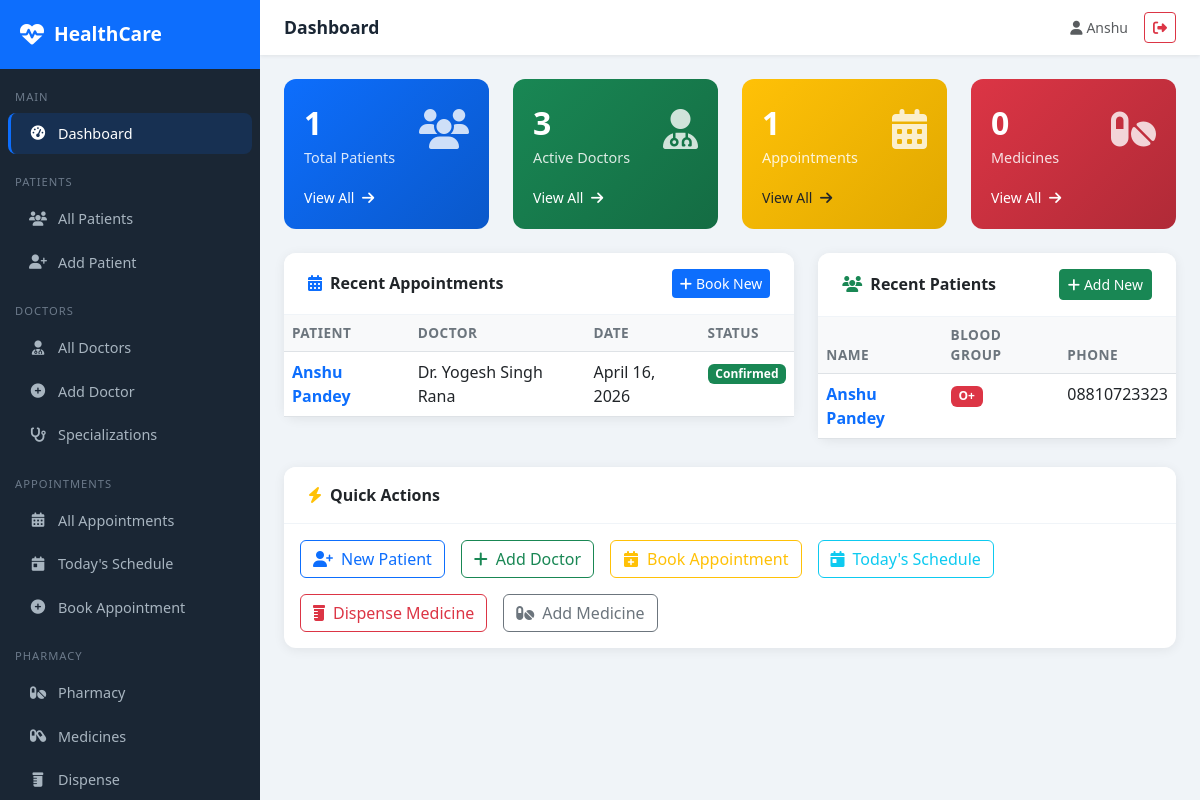
The app's page /dashboard/ (signed in) with its own data.
### appointments/models.py (models this page shows, shortened)
class Appointment(models.Model):
    STATUS_CHOICES = [
        ('scheduled', 'Scheduled'),
        ('confirmed', 'Confirmed'),
        ('completed', 'Completed'),
        ('cancelled', 'Cancelled'),
        ('no_show', 'No Show'),
    ]
    TYPE_CHOICES = [
        ('consultation', 'Consultation'),
        ('follow_up', 'Follow Up'),
        ('emergency', 'Emergency'),
        ('routine_checkup', 'Routine Checkup'),
        ('lab_test', 'Lab Test'),
        ('surgery', 'Surgery'),
    ]
    patient = models.ForeignKey(Patient, on_delete=models.CASCADE, related_name='appointments')
    doctor = models.ForeignKey(Doctor, on_delete=models.CASCADE, related_name='appointments')
    appointment_date = models.DateField()
    appointment_time = models.TimeField()
    appointment_type = models.CharField(max_length=30, choices=TYPE_CHOICES, default='consultation')
    status = models.CharField(max_length=20, choices=STATUS_CHOICES, default='scheduled')
    reason = models.TextField(blank=True)
    notes = models.TextField(blank=True)
    follow_up_date = models.DateField(null=True, blank=True)
    created_at = models.DateTimeField(auto_now_add=True)
    updated_at = models.DateTimeField(auto_now=True)
    class Meta:
        ordering = ['-appointment_date', '-appointment_time']

### patients/models.py (models this page shows, shortened)
class Patient(models.Model):
    BLOOD_GROUP_CHOICES = [
        ('A+', 'A+'), ('A-', 'A-'), ('B+', 'B+'), ('B-', 'B-'),
        ('O+', 'O+'), ('O-', 'O-'), ('AB+', 'AB+'), ('AB-', 'AB-'),
    ]
    GENDER_CHOICES = [('M', 'Male'), ('F', 'Female'), ('O', 'Other')]
    user = models.OneToOneField(User, on_delete=models.SET_NULL, null=True, blank=True)
    first_name = models.CharField(max_length=100)
    last_name = models.CharField(max_length=100)
    date_of_birth = models.DateField()
    gender = models.CharField(max_length=1, choices=GENDER_CHOICES)
    blood_group = models.CharField(max_length=3, choices=BLOOD_GROUP_CHOICES, blank=True)
    phone = models.CharField(max_length=15)
    email = models.EmailField(blank=True)
    address = models.TextField()
    emergency_contact_name = models.CharField(max_length=100, blank=True)
    emergency_contact_phone = models.CharField(max_length=15, blank=True)
    allergies = models.TextField(blank=True, help_text="List known allergies")
    chronic_conditions = models.TextField(blank=True)
    insurance_provider = models.CharField(max_length=100, blank=True)
    insurance_id = models.CharField(max_length=50, blank=True)
    created_at = models.DateTimeField(auto_now_add=True)
    updated_at = models.DateTimeField(auto_now=True)
    def __str__(self):
        return f"{self.first_name} {self.last_name}"

### doctors/models.py (models this page shows, shortened)
class Doctor(models.Model):
    user = models.OneToOneField(User, on_delete=models.SET_NULL, null=True, blank=True)
    first_name = models.CharField(max_length=100)
    last_name = models.CharField(max_length=100)
    specialization = models.ForeignKey(Specialization, on_delete=models.SET_NULL, null=True)
    qualification = models.CharField(max_length=200)
    experience_years = models.IntegerField(default=0)
    phone = models.CharField(max_length=15)
    email = models.EmailField()
    license_number = models.CharField(max_length=50, unique=True)
    consultation_fee = models.DecimalField(max_digits=8, decimal_places=2, default=0)
    available_days = models.CharField(max_length=100, blank=True, help_text="e.g. Mon,Tue,Wed")
    available_time_start = models.TimeField(null=True, blank=True)
    available_time_end = models.TimeField(null=True, blank=True)
    bio = models.TextField(blank=True)
    is_active = models.BooleanField(default=True)
    created_at = models.DateTimeField(auto_now_add=True)
    def __str__(self):
        return f"Dr. {self.first_name} {self.last_name}"

### accounts/views.py (the view)
# urls.py: path('dashboard/', views.dashboard, name='dashboard'),
@login_required
def dashboard(request):
    context = {
        'total_patients': Patient.objects.count(),
        'total_doctors': Doctor.objects.count(),
        'total_appointments': Appointment.objects.count(),
        'total_medicines': Medicine.objects.count(),
        'recent_appointments': Appointment.objects.order_by('-created_at')[:5],
        'recent_patients': Patient.objects.order_by('-created_at')[:5],
    }
    return render(request, 'base/dashboard.html', context)

### templates/base/dashboard.html (shortened to what this page needs)
{% extends 'base/base.html' %}
{% block page_title %}Dashboard{% endblock %}
{% block content %}
<div class="row g-4 mb-4">
    <div class="col-md-3">
        <div class="stat-card" style="background:linear-gradient(135deg,#0d6efd,#0a58ca)">
            <div class="d-flex justify-content-between align-items-start">
                <div>
                    <div class="stat-value">{{ total_patients }}</div>
                    <div class="stat-label">Total Patients</div>
                </div>
                <div class="stat-icon"><i class="fas fa-users"></i></div>
            </div>
            <div class="mt-3"><a href="{% url 'patient_list' %}" class="text-white text-decoration-none small">View All <i class="fas fa-arrow-right ms-1"></i></a></div>
        </div>
    </div>
    <div class="col-md-3">
        <div class="stat-card" style="background:linear-gradient(135deg,#198754,#146c43)">
            <div class="d-flex justify-content-between align-items-start">
                <div>
                    <div class="stat-value">{{ total_doctors }}</div>
                    <div class="stat-label">Active Doctors</div>
                </div>
                <div class="stat-icon"><i class="fas fa-user-md"></i></div>
            </div>
            <div class="mt-3"><a href="{% url 'doctor_list' %}" class="text-white text-decoration-none small">View All <i class="fas fa-arrow-right ms-1"></i></a></div>
        </div>
    </div>
    <div class="col-md-3">
        <div class="stat-card" style="background:linear-gradient(135deg,#ffc107,#e0a800)">
            <div class="d-flex justify-content-between align-items-start">
                <div>
                    <div class="stat-value">{{ total_appointments }}</div>
                    <div class="stat-label">Appointments</div>
                </div>
                <div class="stat-icon"><i class="fas fa-calendar-alt"></i></div>
            </div>
            <div class="mt-3"><a href="{% url 'appointment_list' %}" class="text-dark text-decoration-none small">View All <i class="fas fa-arrow-right ms-1"></i></a></div>
        </div>
    </div>
    <div class="col-md-3">
        <div class="stat-card" style="background:linear-gradient(135deg,#dc3545,#b02a37)">
            <div class="d-flex justify-content-between align-items-start">
                <div>
                    <div class="stat-value">{{ total_medicines }}</div>
                    <div class="stat-label">Medicines</div>
                </div>
                <div class="stat-icon"><i class="fas fa-pills"></i></div>
            </div>
            <div class="mt-3"><a href="{% url 'medicine_list' %}" class="text-white text-decoration-none small">View All <i class="fas fa-arrow-right ms-1"></i></a></div>
        </div>
    </div>
</div>
<div class="row g-4">
    <div class="col-md-7">
        <div class="card">
            <div class="card-header d-flex justify-content-between align-items-center py-3 px-4">
                <span><i class="fas fa-calendar-alt text-primary me-2"></i>Recent Appointments</span>
                <a href="{% url 'appointment_create' %}" class="btn btn-sm btn-primary"><i class="fas fa-plus me-1"></i>Book New</a>
            </div>
            <div class="card-body p-0">
                <div class="table-responsive">
                    <table class="table table-hover mb-0">
                        <thead><tr><th>Patient</th><th>Doctor</th><th>Date</th><th>Status</th></tr></thead>
                        <tbody>
                        {% for appt in recent_appointments %}
                        <tr>
                            <td><a href="{% url 'appointment_detail' appt.pk %}" class="text-decoration-none fw-semibold">{{ appt.patient }}</a></td>
                            <td>{{ appt.doctor }}</td>
                            <td>{{ appt.appointment_date }}</td>
                            <td><span class="badge badge-status-{{ appt.status }}">{{ appt.get_status_display }}</span></td>
                        </tr>
                        {% empty %}
                        <tr><td colspan="4" class="text-center text-muted py-4">No appointments yet.</td></tr>
                        {% endfor %}
                        </tbody>
                    </table>
                </div>
            </div>
        </div>
    </div>
    <div class="col-md-5">
        <div class="card">
            <div class="card-header d-flex justify-content-between align-items-center py-3 px-4">
                <span><i class="fas fa-users text-success me-2"></i>Recent Patients</span>
                <a href="{% url 'patient_create' %}" class="btn btn-sm btn-success"><i class="fas fa-plus me-1"></i>Add New</a>
            </div>
            <div class="card-body p-0">
                <div class="table-responsive">
                    <table class="table table-hover mb-0">
                        <thead><tr><th>Name</th><th>Blood Group</th><th>Phone</th></tr></thead>
                        <tbody>
                        {% for p in recent_patients %}
                        <tr>
                            <td><a href="{% url 'patient_detail' p.pk %}" class="text-decoration-none fw-semibold">{{ p }}</a></td>
                            <td><span class="badge bg-danger">{{ p.blood_group|default:"N/A" }}</span></td>
                            <td>{{ p.phone }}</td>
                        </tr>
                        {% empty %}
                        <tr><td colspan="3" class="text-center text-muted py-4">No patients yet.</td></tr>
                        {% endfor %}
                        </tbody>
                    </table>
                </div>
            </div>
        </div>
    </div>
</div>
<div class="row g-4 mt-1">
    <div class="col-md-12">
        <div class="card">
            <div class="card-header py-3 px-4"><i class="fas fa-bolt text-warning me-2"></i>Quick Actions</div>
            <div class="card-body">
                <div class="d-flex flex-wrap gap-3">
                    <a href="{% url 'patient_create' %}" class="btn btn-outline-primary"><i class="fas fa-user-plus me-2"></i>New Patient</a>
                    <a href="{% url 'doctor_create' %}" class="btn btn-outline-success"><i class="fas fa-plus me-2"></i>Add Doctor</a>
                    <a href="{% url 'appointment_create' %}" class="btn btn-outline-warning"><i class="fas fa-calendar-plus me-2"></i>Book Appointment</a>
                    <a href="{% url 'today_appointments' %}" class="btn btn-outline-info"><i class="fas fa-calendar-day me-2"></i>Today's Schedule</a>
                    <a href="{% url 'dispense_medicine' %}" class="btn btn-outline-danger"><i class="fas fa-prescription-bottle me-2"></i>Dispense Medicine</a>
                    <a href="{% url 'medicine_create' %}" class="btn btn-outline-secondary"><i class="fas fa-pills me-2"></i>Add Medicine</a>
                </div>
            </div>
        </div>
    </div>
</div>
{% endblock %}

### templates/base/base.html (shortened to what this page needs)
{% load static %}
<!DOCTYPE html>
<html lang="en">
<head>
    <link href="https://cdn.jsdelivr.net/npm/bootstrap@5.3.0/dist/css/bootstrap.min.css" rel="stylesheet">
    <link href="https://cdnjs.cloudflare.com/ajax/libs/font-awesome/6.4.0/css/all.min.css" rel="stylesheet">
    <link rel="stylesheet" href="{% static 'css/custom.css' %}">
</head>
<body>
{% if user.is_authenticated %}
<div class="sidebar">
    <div class="sidebar-brand">
        <i class="fas fa-heartbeat"></i>
        <span>HealthCare</span>
    </div>
    <nav class="mt-2">
        <div class="nav-section">Main</div>
        <a href="{% url 'dashboard' %}" class="nav-link {% if request.resolver_match.url_name == 'dashboard' %}active{% endif %}">
            <i class="fas fa-tachometer-alt"></i> Dashboard
        </a>
        <div class="nav-section">Patients</div>
        <a href="{% url 'patient_list' %}" class="nav-link {% if 'patient' in request.resolver_match.url_name %}active{% endif %}">
            <i class="fas fa-users"></i> All Patients
        </a>
        <a href="{% url 'patient_create' %}" class="nav-link">
            <i class="fas fa-user-plus"></i> Add Patient
        </a>
        <div class="nav-section">Doctors</div>
        <a href="{% url 'doctor_list' %}" class="nav-link {% if 'doctor' in request.resolver_match.url_name %}active{% endif %}">
            <i class="fas fa-user-md"></i> All Doctors
        </a>
        <a href="{% url 'doctor_create' %}" class="nav-link">
            <i class="fas fa-plus-circle"></i> Add Doctor
        </a>
        <a href="{% url 'specialization_list' %}" class="nav-link">
            <i class="fas fa-stethoscope"></i> Specializations
        </a>
        <div class="nav-section">Appointments</div>
        <a href="{% url 'appointment_list' %}" class="nav-link {% if 'appointment' in request.resolver_match.url_name %}active{% endif %}">
            <i class="fas fa-calendar-alt"></i> All Appointments
        </a>
        <a href="{% url 'today_appointments' %}" class="nav-link">
            <i class="fas fa-calendar-day"></i> Today's Schedule
        </a>
        <a href="{% url 'appointment_create' %}" class="nav-link">
            <i class="fas fa-plus-circle"></i> Book Appointment
        </a>
        <div class="nav-section">Pharmacy</div>
        <a href="{% url 'pharmacy_dashboard' %}" class="nav-link">
            <i class="fas fa-pills"></i> Pharmacy
        </a>
        <a href="{% url 'medicine_list' %}" class="nav-link">
            <i class="fas fa-capsules"></i> Medicines
        </a>
        <a href="{% url 'dispense_medicine' %}" class="nav-link">
            <i class="fas fa-prescription-bottle"></i> Dispense
        </a>
    </nav>
</div>
<div class="main-content">
    <div class="topbar">
        <span class="topbar-title">{% block page_title %}HealthCare Portal{% endblock %}</span>
        <div class="d-flex align-items-center gap-3">
            <span class="text-muted small"><i class="fas fa-user me-1"></i>{{ user.get_full_name|default:user.username }}</span>
            <a href="{% url 'logout' %}" class="btn btn-sm btn-outline-danger"><i class="fas fa-sign-out-alt"></i></a>
        </div>
    </div>
    <div class="page-content">
        {% block content %}{% endblock %}
    </div>
</div>
{% else %}
{% block public_content %}{% endblock %}
{% endif %}
</body>
</html>

### records on screen
Appointment: patient "Anshu Pandey", doctor "Dr. Yogesh Singh Rana", appointment_date "April 16, 2026", status "Confirmed"
Patient: first_name+last_name "Anshu Pandey", blood_group "O+", phone "08810723323"

### other values on screen
{{ user.get_full_name|default:user.username }} "Anshu"
{{ total_patients }} "1"
{{ total_doctors }} "3"
{{ total_appointments }} "1"
{{ total_medicines }} "0"
